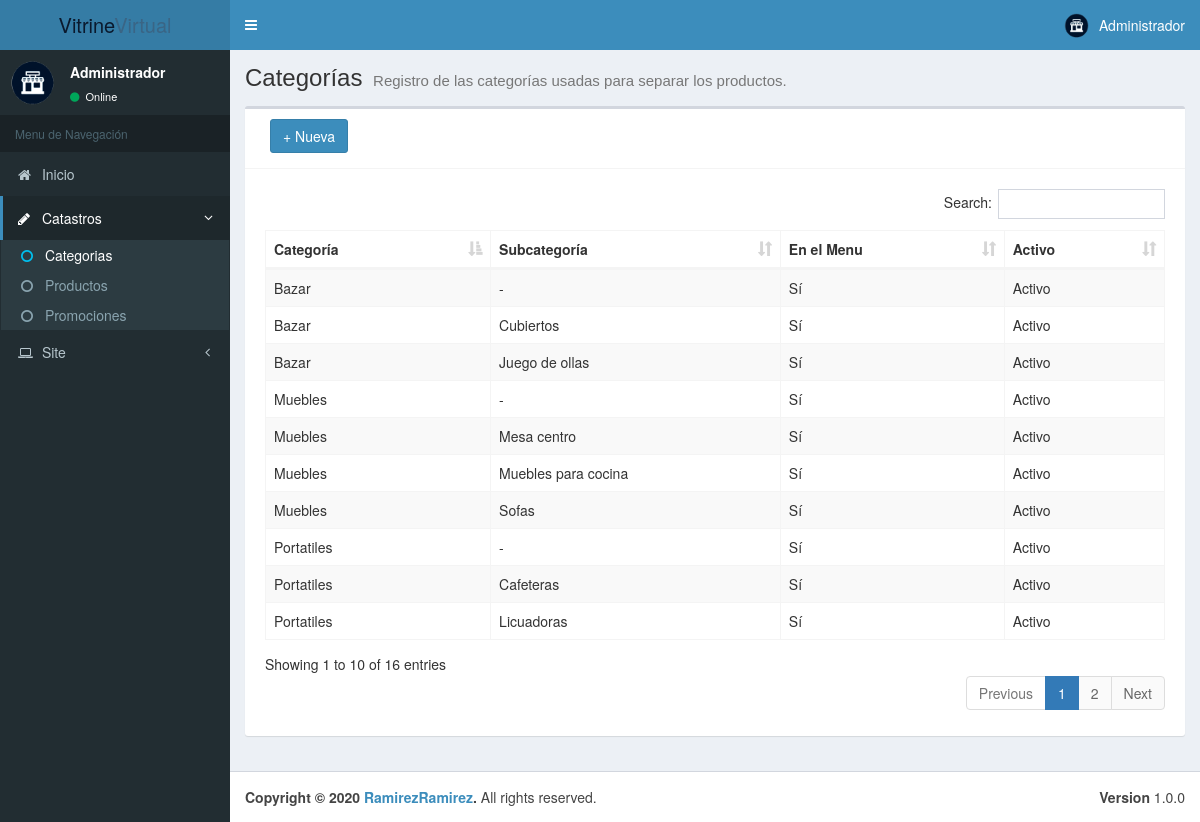
The app's page /admin/categorias.php (signed in) with its own data.
### tables this page shows
CREATE TABLE `tb_categoria` (
  `codigo` int(11) NOT NULL,
  `nombre` varchar(80) NOT NULL,
  `cod_padre` int(11) DEFAULT NULL,
  `menu` tinyint(1) NOT NULL,
  `activo` tinyint(1) NOT NULL
);

### admin/server/categoria.php (called while the page is built, shortened)
<?php
	function getAllCategorias () {
		$connection = conn();
		$sql = "SELECT a.*, b.nombre as padre FROM tb_categoria a LEFT JOIN tb_categoria b ON b.codigo = a.cod_padre ORDER BY padre ASC, a.nombre ASC";
		$query = $connection->prepare($sql);
		$query->execute();
		if ($query->rowCount() > 0) {
			$result= $query->fetchAll();
		} else {
			$result = null;
		}
		return $result;
	}
?>

### admin/objs/categoria.php (called while the page is built, shortened)
<?php
	include_once "./server/categoria.php";
	$categorias = getAllCategorias();
?>

### admin/categorias.php (the view, shortened to what this page needs)
<!DOCTYPE html>
<html>
<head>
	<?php include 'includes/head.php'; ?>
</head>
<body class="hold-transition skin-blue sidebar-mini">
	<div class="wrapper">
		<?php include 'includes/header.php'; ?>
		<?php include 'includes/aside.php'; ?>
		<div class="content-wrapper">
			<section class="content-header">
				<h1>
					Categorías
					<small>Registro de las categorías usadas para separar los productos.</small>
				</h1>
			</section>
			<section class="content">
				<?php include_once "objs/categoria.php";?>
				<div class="box">
					<div class="box-header with-border">
						<div class="col-md-3 pull-left">
							<button id="btnAdd" type="button" class="btn btn-primary" data-toggle="modal" data-target="#AddModal" style="margin-bottom: 5px;">+ Nueva</button>
						</div>
					</div>
					<div class="box-body">
						<div class="box-body table-responsive">
							<table class="table table-striped table-bordered display nowra" id="tabladatos">
							<thead>
								<tr>
									<th>Categoría</th>
									<th>Subcategoría</th>
									<th>En el Menu</th>
									<th>Activo</th>
								</tr>
							</thead>
							<tbody>
								<?php
									if ($categorias != null) {
										foreach ($categorias as $row) {
								?>
								<tr data-toggle="modal" data-target="#AltModal" data-codigo="<?php echo $row['codigo'];?>" data-nombre="<?php echo $row['nombre'];?>" data-activo="<?php echo $row['activo'];?>" data-categoria="<?php echo $row['cod_padre'];?>" data-menu="<?php echo $row['menu'];?>">
									<td>
									<?php
										$padre = "";
										if ($row['padre'] == "") {
											$padre = $row['nombre'];
										} else {
											$padre = $row['padre'];
										}
										echo $padre;
									?>
									</td>
									<td>
									<?php
										$nombre = "";
										if ($row['padre'] == "") {
											$nombre = "-";
										} else {
											$nombre = $row['nombre'];
										}
										echo $nombre;
									?>
									</td>
									<td>
									<?php
										$menu = "";
										if ($row['menu'] == 0) {
											$menu = "No";
										} else {
											$menu = "Sí";
										}
										echo $menu;
									?>
									</td>
									<td>
									<?php
										$activo = "";
										if ($row['activo'] == 0) {
											$activo = "Inactivo";
										} else {
											$activo = "Activo";
										}
										echo $activo;
									?>
									</td>
								</tr>
								<?php }}?>
							</tbody>
							</table>
						</div>
					</div>
				</div>
			</section>
		</div>
		<?php include "includes/footer.php"; ?>
	</div>
</body>
</html>

### records on screen
tb_categoria: nombre "Bazar", nombre "-", menu "Sí", activo "Activo"
tb_categoria: nombre "Muebles", nombre "-", menu "Sí", activo "Activo"
tb_categoria: nombre "Portatiles", nombre "-", menu "Sí", activo "Activo"
tb_categoria: tb_categoria.nombre "Bazar", nombre "Cubiertos", menu "Sí", activo "Activo"
tb_categoria: tb_categoria.nombre "Bazar", nombre "Juego de ollas", menu "Sí", activo "Activo"
tb_categoria: tb_categoria.nombre "Muebles", nombre "Mesa centro", menu "Sí", activo "Activo"
tb_categoria: tb_categoria.nombre "Muebles", nombre "Muebles para cocina", menu "Sí", activo "Activo"
tb_categoria: tb_categoria.nombre "Muebles", nombre "Sofas", menu "Sí", activo "Activo"
tb_categoria: tb_categoria.nombre "Portatiles", nombre "Cafeteras", menu "Sí", activo "Activo"
tb_categoria: tb_categoria.nombre "Portatiles", nombre "Licuadoras", menu "Sí", activo "Activo"

### other values on screen
$_SESSION['nome_usuario'] "Administrador"
